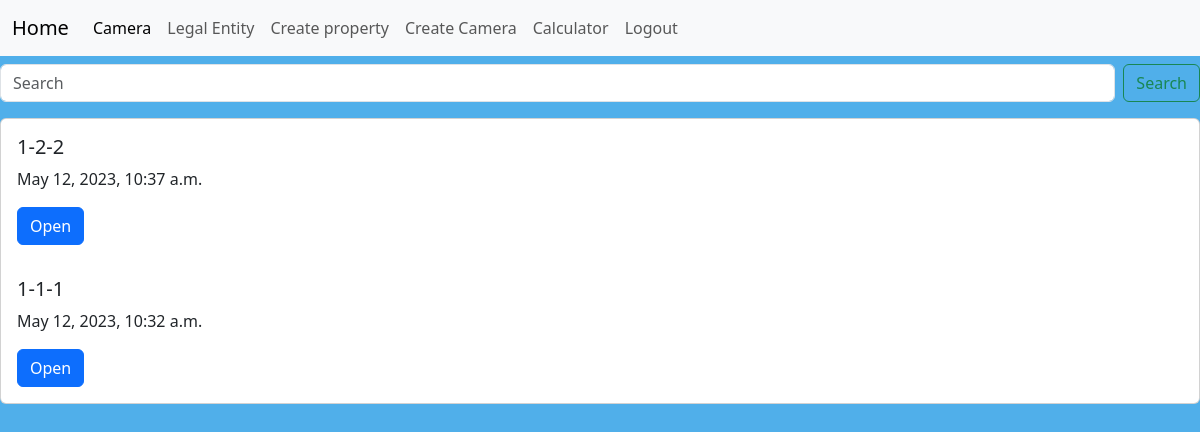
Before: /posts/ (signed in) with the older database file.
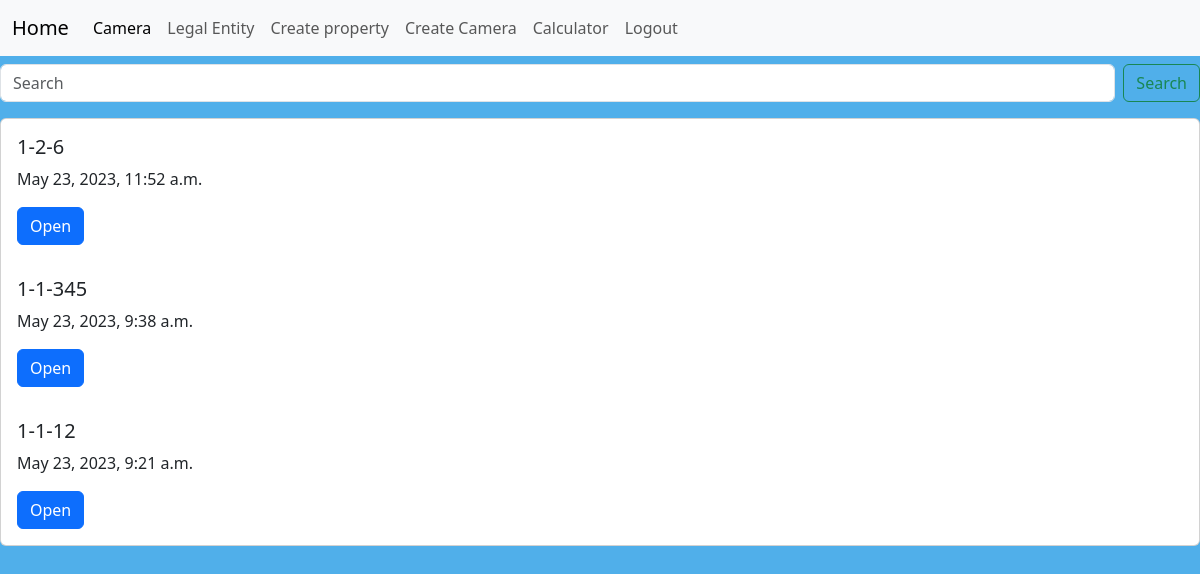
After: the same page with the newer database file.
### mainapp/models.py (models this page shows)
class Post(models.Model):
    Legal_Entity = models.CharField(max_length=500,)
    property = models.CharField(max_length=500,)
    Camera_Name = models.CharField(max_length=500,)
    Property_Name = models.CharField(max_length=500,blank=True, null=True )
    Town_Postcode = models.CharField(max_length=500,blank=True, null=True )
    Company = models.CharField(max_length=500,blank=True, null=True )
    town = models.CharField(max_length=500, )
    postcode = models.CharField(max_length=500, )
    phone_number = models.CharField(max_length=500, )
    confirm_video_recorded = models.BooleanField(default=False)
    door_photo = models.ImageField(upload_to='images/', blank=True, null=True)
    aspect_of_door = models.CharField(blank=True, null=True, max_length=500)
    light_meter_reading_inside = models.CharField(blank=True, null=True, max_length=500)
    internet_speed_test = models.ImageField(upload_to='images/', blank=True, null=True)
    camera_serial = models.CharField(max_length=50,blank=True, null=True)
    face_box_id = models.CharField(max_length=50, blank=True, null=True)
    kasa_login_id = models.CharField(max_length=50, blank=True, null=True)
    SWITCH_MODELS = (
        ('HIK', 'HIK'),
        ('TPLink', 'TPLink'),
    )
    switch_make_and_model = models.CharField(choices=SWITCH_MODELS, max_length=50, blank=True, null=True)
    router_serial = models.CharField(max_length=50, blank=True, null=True)
    PHONE_MODELS = (
        ('Iphone 8 ', 'Iphone 8 '),
        ('Iphone 10', 'Iphone 10'),
    )
    phone_models = models.CharField(choices=PHONE_MODELS, max_length=50, blank=True, null=True)
    phone_serial = models.CharField(max_length=50, blank=True, null=True)
    phone_sim = models.CharField(max_length=50, blank=True, null=True)
    Photo_of_camera = models.ImageField(upload_to='images/', blank=True, null=True)
    Photo_of_router = models.ImageField(upload_to='images/', blank=True, null=True)
    Photo_of_switch = models.ImageField(upload_to='images/', blank=True, null=True)
    Generated_Camera_name = models.CharField(max_length=50, blank=True, null=True)
    firmware_up_to_date = models.BooleanField(default=False)
    sd_card_installed = models.BooleanField(default=False)
    settings_optimized = models.BooleanField(default=False)
    face_size_screenshot = models.ImageField(upload_to='images/', blank=True, null=True)
    min_face_size = models.IntegerField(blank=True, null=True)
    notes = models.TextField(blank=True, null=True)
    door_sticker_photo = models.ImageField(upload_to='images/', blank=True, null=True)
    set_up_pc_and_app = models.BooleanField(default=False)
    train_staff = models.BooleanField(default=False)
    customer_sme_name = models.CharField(max_length=100, blank=True, null=True)
    leave_fw_install_crib_sheet_photo = models.ImageField(upload_to='images/', blank=True, null=True)
    Installer_Company = models.CharField(max_length=500,blank=True, null=True )
    Installer_email = models.CharField(max_length=500,blank=True, null=True )
    Install_date = models.CharField(max_length=500, blank=True, null=True)
    Door_entrance_width = models.CharField(max_length=500, blank=True, null=True)
    Distance_from_door= models.CharField(max_length=500, blank=True, null=True)
    Height = models.CharField(max_length=500, blank=True, null=True)
    Angle_to_face_Degrees = models.CharField(max_length=500, blank=True, null=True)
    Pixels_per_face = models.CharField(max_length=500, blank=True, null=True)
    Video_on_teams = models.CharField(max_length=500, blank=True, null=True)
    Facebox_id = models.CharField(max_length=500,blank=True, null=True )
    Kasa_login = models.CharField(max_length=500,blank=True, null=True )
    Router_Serial_No = models.CharField(max_length=500, blank=True, null=True)
    Phone_Model = models.CharField(max_length=500, blank=True, null=True)
    Phone_Serial_No = models.CharField(max_length=500, blank=True, null=True)
    Lightmeter_reading_at_entrance = models.CharField(max_length=500, blank=True, null=True)
    Test_camera_set = models.CharField(max_length=500, blank=True, null=True)
    Vivotek_cam_updated = models.CharField(max_length=500, blank=True, null=True)
    Lumen_or_candle = models.CharField(max_length=500, blank=True, null=True)
    Auto_Camera_Name = models.CharField(max_length=500,blank=True, null=True )
    Input_Camera_Name_Into_Camera = models.CharField(max_length=500, blank=True, null=True)
    Aspect = models.CharField(max_length=500,blank=True, null=True )
    Door_type = models.CharField(max_length=500, blank=True, null=True)
    Describe_aspect = models.CharField(max_length=500,blank=True, null=True )
    Camera_time = models.CharField(max_length=500,blank=True, null=True )
    Bitrate = models.CharField(max_length=500,blank=True, null=True )
    Video_quality = models.CharField(max_length=500,blank=True, null=True )
    Zoom_to_door_and_preset= models.CharField(max_length=500, blank=True, null=True)
    Horiz_mfs_from_detection = models.CharField(max_length=500, blank=True, null=True)
    Horiz_mfs_from_safr = models.CharField(max_length=500, blank=True, null=True)
    Are_faces_detected = models.CharField(max_length=500, blank=True, null=True)
    Are_alerts_working = models.CharField(max_length=500, blank=True, null=True)
    Name_of_store_manager = models.CharField(max_length=500, blank=True, null=True)
    Is_web_login = models.CharField(max_length=500, blank=True, null=True)
    User_login_app = models.CharField(max_length=500, blank=True, null=True)
    User_trained = models.CharField(max_length=500, blank=True, null=True)
    Name_of_fw_user = models.CharField(max_length=500, blank=True, null=True)
    Safr_feed_name = models.CharField(max_length=500, blank=True, null=True)
    Safr_feed_site = models.CharField(max_length=500, blank=True, null=True)
    Safr_feed_source = models.CharField(max_length=500, blank=True, null=True)
    Rtsp_adress= models.CharField(max_length=500, blank=True, null=True)
    Safr_mfs = models.CharField(max_length=500, blank=True, null=True)
    Safr_min_backoff = models.CharField(max_length=500, blank=True, null=True)
    Safr_tracker_failed = models.CharField(max_length=500, blank=True, null=True)
    Safr_min_pose_quality = models.CharField(max_length=500, blank=True, null=True)
    Camera_Position_Image = models.ImageField(upload_to='images/',
                                              null=True, blank=True,)
    Facebox_Switch_location_image = models.ImageField(upload_to='images/',
                               null=True, blank=True,)
    Router_location_image = models.ImageField(upload_to='images/',
                               null=True, blank=True,)
    Image_of_signage_in_doorway_image = models.ImageField(upload_to='images/',
                               null=True, blank=True,)
    Camera_serial_no = models.CharField(max_length=500, blank=True, null=True)
    Name_of_profile_day = models.CharField(max_length=500, blank=True, null=True)
    Time_profile_day = models.CharField(max_length=500, blank=True, null=True)
    White_balance_day = models.CharField(max_length=500, blank=True, null=True)
    Brightness_day = models.CharField(max_length=500, blank=True, null=True)
    Saturation_day = models.CharField(max_length=500, blank=True, null=True)
    Sharpness_day = models.CharField(max_length=500, blank=True, null=True)
    Digital_noise_day = models.CharField(max_length=500, blank=True, null=True)
    Exposure_level_day = models.CharField(max_length=500, blank=True, null=True)
    Exposure_mode_day = models.CharField(max_length=500, blank=True, null=True)
    Iris_day = models.CharField(max_length=500, blank=True, null=True)
    Exposure_time_day = models.CharField(max_length=500, blank=True, null=True)
    Exposure_gain_day = models.CharField(max_length=500, blank=True, null=True)
    Wdr_pro_day = models.CharField(max_length=500, blank=True, null=True)
    wdr_level_day = models.CharField(max_length=500, blank=True, null=True)
    Name_of_profile_night = models.CharField(max_length=500, blank=True, null=True)
    Time_profile_night = models.CharField(max_length=500, blank=True, null=True)
    White_balance_night = models.CharField(max_length=500, blank=True, null=True)
    Brightness_night = models.CharField(max_length=500, blank=True, null=True)
    Saturation_night = models.CharField(max_length=500, blank=True, null=True)
    Sharpness_night = models.CharField(max_length=500, blank=True, null=True)
    Digital_noise_night = models.CharField(max_length=500, blank=True, null=True)
    Exposure_level_night = models.CharField(max_length=500, blank=True, null=True)
    Exposure_mode_night = models.CharField(max_length=500, blank=True, null=True)
    Iris_night = models.CharField(max_length=500, blank=True, null=True)
    Exposure_time_night = models.CharField(max_length=500, blank=True, null=True)
    Exposure_gain_night = models.CharField(max_length=500, blank=True, null=True)
    Wdr_pro_night = models.CharField(max_length=500, blank=True, null=True)
    wdr_level_night = models.CharField(max_length=500, blank=True, null=True)
    Name_of_profile_one = models.CharField(max_length=500, blank=True, null=True)
    Time_profile_one = models.CharField(max_length=500, blank=True, null=True)
    White_balance_one = models.CharField(max_length=500, blank=True, null=True)
    Brightness_one = models.CharField(max_length=500, blank=True, null=True)
    Saturation_one = models.CharField(max_length=500, blank=True, null=True)
    Sharpness_one = models.CharField(max_length=500, blank=True, null=True)
    Digital_noise_one = models.CharField(max_length=500, blank=True, null=True)
    Exposure_level_one = models.CharField(max_length=500, blank=True, null=True)
    Exposure_mode_one = models.CharField(max_length=500, blank=True, null=True)
    Iris_one = models.CharField(max_length=500, blank=True, null=True)
    Exposure_time_one = models.CharField(max_length=500, blank=True, null=True)
    Exposure_gain_one = models.CharField(max_length=500, blank=True, null=True)
    Wdr_pro_one = models.CharField(max_length=500, blank=True, null=True)
    wdr_level_one = models.CharField(max_length=500, blank=True, null=True)
    Name_of_profile_two = models.CharField(max_length=500, blank=True, null=True)
    Time_profile_two = models.CharField(max_length=500, blank=True, null=True)
    White_balance_two = models.CharField(max_length=500, blank=True, null=True)
    Brightness_two = models.CharField(max_length=500, blank=True, null=True)
    Saturation_two = models.CharField(max_length=500, blank=True, null=True)
    Sharpness_two = models.CharField(max_length=500, blank=True, null=True)
    Digital_noise_two = models.CharField(max_length=500, blank=True, null=True)
    Exposure_level_two = models.CharField(max_length=500, blank=True, null=True)
    Exposure_mode_two = models.CharField(max_length=500, blank=True, null=True)
    Iris_two = models.CharField(max_length=500, blank=True, null=True)
    Exposure_time_two = models.CharField(max_length=500, blank=True, null=True)
    Exposure_gain_two = models.CharField(max_length=500, blank=True, null=True)
    Wdr_pro_two = models.CharField(max_length=500, blank=True, null=True)
    wdr_level_two = models.CharField(max_length=500, blank=True, null=True)
    field_for_notes = models.TextField(max_length=2000, blank=True, null=True)
    people_missing_check = models.CharField(max_length=500, blank=True, null=True)
    Test_safr = models.CharField(max_length=500,blank=True, null=True )
    Test_parametrs = models.CharField(max_length=500,blank=True, null=True )
    Test_extra1 = models.CharField(max_length=500,blank=True, null=True )
    Test_extra2 = models.CharField(max_length=500,blank=True, null=True )
    Test_night = models.CharField(max_length=500,blank=True, null=True )
    Test_notes = models.CharField(max_length=500,blank=True, null=True )
    pub_date = models.DateTimeField(auto_now_add=True)

### mainapp/views.py (the view)
# urls.py: path('posts/', all_posts, name='all_posts'),
@login_required
def all_posts(request):
    posts = Post.objects.order_by('-pub_date')
    return render(request, 'mainapp/all_posts.html', {'posts': posts})

### mainapp/templates/mainapp/all_posts.html (shortened to what this page needs)
{%  load static %}
<link href="https://cdn.jsdelivr.net/npm/bootstrap@5.3.0-alpha1/dist/css/bootstrap.min.css" rel="stylesheet">
<link rel="stylesheet" href="{% static 'mainapp/css/main.css' %}">
<nav class="navbar navbar-expand-lg bg-body-tertiary">
  <div class="container-fluid">
    <a class="navbar-brand" href="/">Home</a>
    <div class="collapse navbar-collapse" id="navbarSupportedContent">
      <ul class="navbar-nav me-auto mb-2 mb-lg-0">
        <li class="nav-item">
          <a class="nav-link active" aria-current="page" href="{% url 'all_posts' %}">Camera</a>
        </li>
        <li class="nav-item">
          <a class="nav-link" href="{% url 'create_Legal_Entity' %}">Legal Entity</a>
        </li>
        <li class="nav-item">
          <a class="nav-link" href="{% url 'create_property' %}">Create property</a>
        </li>
        <li class="nav-item">
          <a class="nav-link" href="{% url 'post_create' %}">Create Camera</a>
        </li>
        <li class="nav-item">
          <a class="nav-link" href="{% url 'calculator' %}">Calculator</a>
        </li>
       <li class="nav-item">
          <a class="nav-link" href="{% url 'logout' %}?next={% url 'login' %}">Logout</a>
        </li>
      </ul>
    </div>
  </div>
</nav>
<form class="d-flex" role="search", action="{% url 'search' %}",>
                <input class="form-control me-2" type="search" placeholder="Search" aria-label="Search" name="q">
                <button class="btn btn-outline-success" type="submit">Search</button>
            </form>
<div class="card" >
    {% for post in posts %}
  <div class="card-body" >
    <h5 class="card-title">{{post.Legal_Entity}}-{{post.property}}-{{post.Camera_Name}}</h5>
      <p>{{ post.pub_date }}</p>
    <a href="{% url 'post_detail' Legal_Entity=post.Legal_Entity property=post.property Camera_Name=post.Camera_Name %}" class="btn btn-primary">Open</a>
  </div>
    {% endfor %}
</div>

Changed rows visible on the page:
removed Post: Legal_Entity "1", property "2", Camera_Name "2", pub_date "May 12, 2023, 10:37 a.m."
removed Post: Legal_Entity "1", property "1", Camera_Name "1", pub_date "May 12, 2023, 10:32 a.m."
added Post: Legal_Entity "1", property "2", Camera_Name "6", pub_date "May 23, 2023, 11:52 a.m."
added Post: Legal_Entity "1", property "1", Camera_Name "345", pub_date "May 23, 2023, 9:38 a.m."
added Post: Legal_Entity "1", property "1", Camera_Name "12", pub_date "May 23, 2023, 9:21 a.m."
